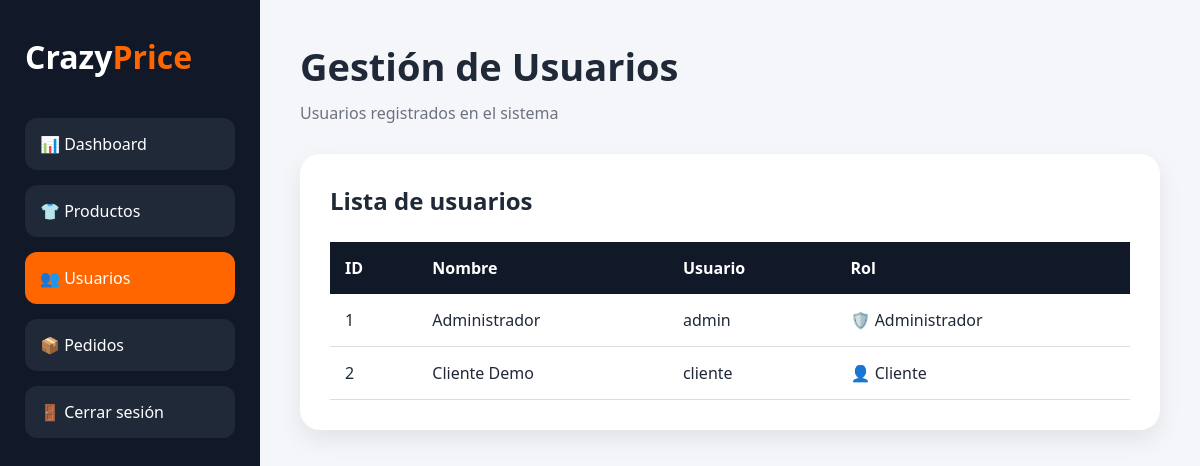
/admin/usuarios (signed in), run on an earlier commit of the app's database.
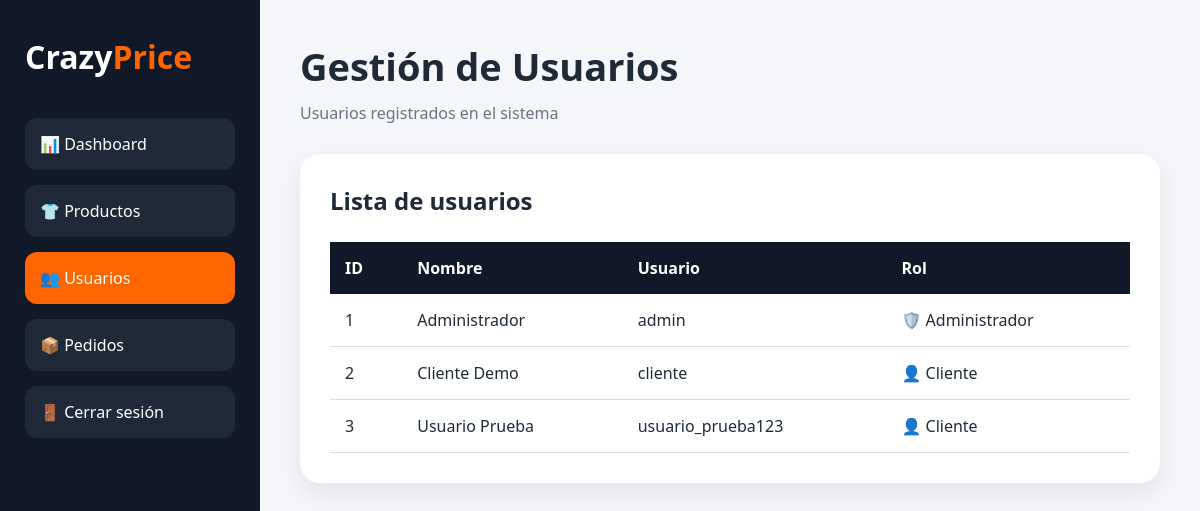
And on a later commit of the database.
### app.py (models this page shows)
class Usuario(db.Model):
    id = db.Column(db.Integer, primary_key=True)
    nombre = db.Column(db.String(100))
    usuario = db.Column(db.String(50), unique=True)
    password = db.Column(db.String(200))
    rol = db.Column(db.String(20))

### app.py (the view)
@app.route("/admin/usuarios")
def admin_usuarios():
    if session.get("rol") != "admin":
        return redirect("/login")
    usuarios = Usuario.query.all()
    return render_template(
        "admin_usuarios.html",
        usuarios=usuarios
    )

### templates/admin_usuarios.html (shortened to what this page needs)
<!DOCTYPE html>
<html lang="es">
<head>
<link rel="stylesheet" href="{{ url_for('static', filename='css/style.css') }}">
</head>
<body>
<div class="dashboard">
<aside>
<h2>
Crazy<span>Price</span>
</h2>
<a href="/admin">
📊 Dashboard
</a>
<a href="/admin/productos">
👕 Productos
</a>
<a href="/admin/usuarios" class="active">
👥 Usuarios
</a>
<a href="/admin/pedidos">
📦 Pedidos
</a>
<a href="/logout">
🚪 Cerrar sesión
</a>
</aside>
<section class="main">
<h1>
Gestión de Usuarios
</h1>
<p>
Usuarios registrados en el sistema
</p>
<div class="panel">
<h2>
Lista de usuarios
</h2>
<table>
<tr>
<th>
ID
</th>
<th>
Nombre
</th>
<th>
Usuario
</th>
<th>
Rol
</th>
</tr>
{% for usuario in usuarios %}
<tr>
<td>
{{usuario.id}}
</td>
<td>
{{usuario.nombre}}
</td>
<td>
{{usuario.usuario}}
</td>
<td>
{% if usuario.rol == "admin" %}
🛡️ Administrador
{% else %}
👤 Cliente
{% endif %}
</td>
</tr>
{% endfor %}
</table>
</div>
</section>
</div>
</body>
</html>

### static/css/style.css (style rules this page uses)
* { margin:0; padding:0; box-sizing:border-box; font-family:'Segoe UI',Arial,sans-serif; }
body { color:#1f2937; background:#f5f6fa; }
span { color:#ff6600; }
.dashboard { display:flex; min-height:100vh; }
.dashboard aside { width:270px; background:#111827; color:white; padding:35px; }
.dashboard aside h2 { font-size:30px; margin-bottom:40px; }
.dashboard aside a { display:block; color:white; text-decoration:none; padding:15px; margin:15px 0; background:#1f2937; border-radius:12px; }
.main { flex:1; padding:40px; }
.panel { background:white; margin-top:40px; padding:30px; border-radius:20px; box-shadow:0 10px 25px #ddd; }
.dashboard aside { width:260px; background:#111827; color:white; padding:35px 25px; }
.dashboard aside h2 { font-size:32px; margin-bottom:40px; }
.dashboard aside span { color:#ff6600; }
.dashboard aside a { display:block; color:white; text-decoration:none; padding:15px; margin:15px 0; border-radius:12px; background:#1f2937; transition:.3s; }
.main { flex:1; padding:40px; background:#f5f6fa; }
.main h1 { font-size:40px; margin-bottom:10px; }
.panel { background:white; padding:30px; margin-top:30px; border-radius:20px; box-shadow:0 10px 30px rgba(0,0,0,.08); }
.panel h2 { margin-bottom:25px; }
table { width:100%; border-collapse:collapse; }
th { background:#111827; color:white; padding:15px; text-align:left; }
td { padding:15px; border-bottom:1px solid #e5e7eb; }
.active { background:#ff6600 !important; color:white !important; }
table { width:100%; border-collapse:collapse; margin-top:20px; }
table th { background:#111827; color:white; padding:15px; }
table td { padding:15px; border-bottom:1px solid #ddd; }
.main h1 { font-size:38px; margin-bottom:10px; }
.main p { color:#6b7280; }
.panel { background:white; padding:30px; border-radius:20px; margin-top:30px; box-shadow:0 10px 25px rgba(0,0,0,.08); }
.auth-box h1 span, .navbar span, aside span { color:#ff6600; }

What changed in the data, as far as the page shows it:
added Usuario: id "3", nombre "Usuario Prueba", usuario "usuario_prueba123", rol "👤 Cliente"
